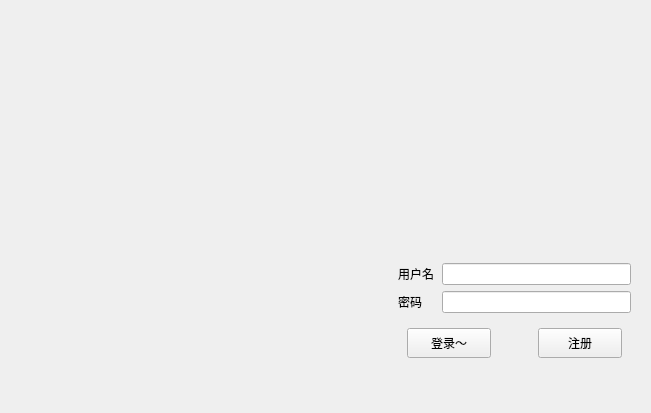
<?xml version="1.0" encoding="UTF-8"?>
<ui version="4.0">
 <class>Login</class>
 <widget class="QWidget" name="Login">
  <property name="geometry">
   <rect>
    <x>0</x>
    <y>0</y>
    <width>651</width>
    <height>403</height>
   </rect>
  </property>
  <property name="windowTitle">
   <string>Form</string>
  </property>
  <layout class="QGridLayout" name="gridLayout_2">
   <item row="0" column="0">
    <spacer name="horizontalSpacer_3">
     <property name="orientation">
      <enum>Qt::Horizontal</enum>
     </property>
     <property name="sizeHint" stdset="0">
      <size>
       <width>379</width>
       <height>368</height>
      </size>
     </property>
    </spacer>
   </item>
   <item row="0" column="1">
    <widget class="QWidget" name="widget_2" native="true">
     <property name="minimumSize">
      <size>
       <width>251</width>
       <height>391</height>
      </size>
     </property>
     <property name="maximumSize">
      <size>
       <width>251</width>
       <height>391</height>
      </size>
     </property>
     <layout class="QFormLayout" name="formLayout">
      <item row="0" column="0" colspan="2">
       <spacer name="verticalSpacer">
        <property name="orientation">
         <enum>Qt::Vertical</enum>
        </property>
        <property name="sizeHint" stdset="0">
         <size>
          <width>20</width>
          <height>40</height>
         </size>
        </property>
       </spacer>
      </item>
      <item row="1" column="0">
       <widget class="QLabel" name="userIdLab">
        <property name="text">
         <string>用户名</string>
        </property>
       </widget>
      </item>
      <item row="1" column="1">
       <widget class="QLineEdit" name="userIdEdit">
        <property name="enabled">
         <bool>true</bool>
        </property>
        <property name="sizePolicy">
         <sizepolicy hsizetype="Expanding" vsizetype="Fixed">
          <horstretch>0</horstretch>
          <verstretch>0</verstretch>
         </sizepolicy>
        </property>
        <property name="minimumSize">
         <size>
          <width>0</width>
          <height>0</height>
         </size>
        </property>
       </widget>
      </item>
      <item row="2" column="0">
       <widget class="QLabel" name="label_2">
        <property name="text">
         <string>密码    </string>
        </property>
       </widget>
      </item>
      <item row="2" column="1">
       <widget class="QLineEdit" name="userPasswdEdit"/>
      </item>
      <item row="4" column="0" colspan="2">
       <spacer name="horizontalSpacer">
        <property name="orientation">
         <enum>Qt::Horizontal</enum>
        </property>
        <property name="sizeHint" stdset="0">
         <size>
          <width>40</width>
          <height>20</height>
         </size>
        </property>
       </spacer>
      </item>
      <item row="3" column="0" colspan="2">
       <widget class="QWidget" name="widget_3" native="true">
        <layout class="QGridLayout" name="gridLayout">
         <item row="0" column="0">
          <widget class="QPushButton" name="loginBtn">
           <property name="minimumSize">
            <size>
             <width>84</width>
             <height>30</height>
            </size>
           </property>
           <property name="text">
            <string>登录～</string>
           </property>
          </widget>
         </item>
         <item row="0" column="1">
          <spacer name="horizontalSpacer_2">
           <property name="orientation">
            <enum>Qt::Horizontal</enum>
           </property>
           <property name="sizeHint" stdset="0">
            <size>
             <width>44</width>
             <height>20</height>
            </size>
           </property>
          </spacer>
         </item>
         <item row="0" column="2">
          <widget class="QPushButton" name="logupBtn">
           <property name="minimumSize">
            <size>
             <width>84</width>
             <height>30</height>
            </size>
           </property>
           <property name="text">
            <string>注册</string>
           </property>
          </widget>
         </item>
        </layout>
       </widget>
      </item>
     </layout>
    </widget>
   </item>
  </layout>
 </widget>
 <resources/>
 <connections/>
</ui>
